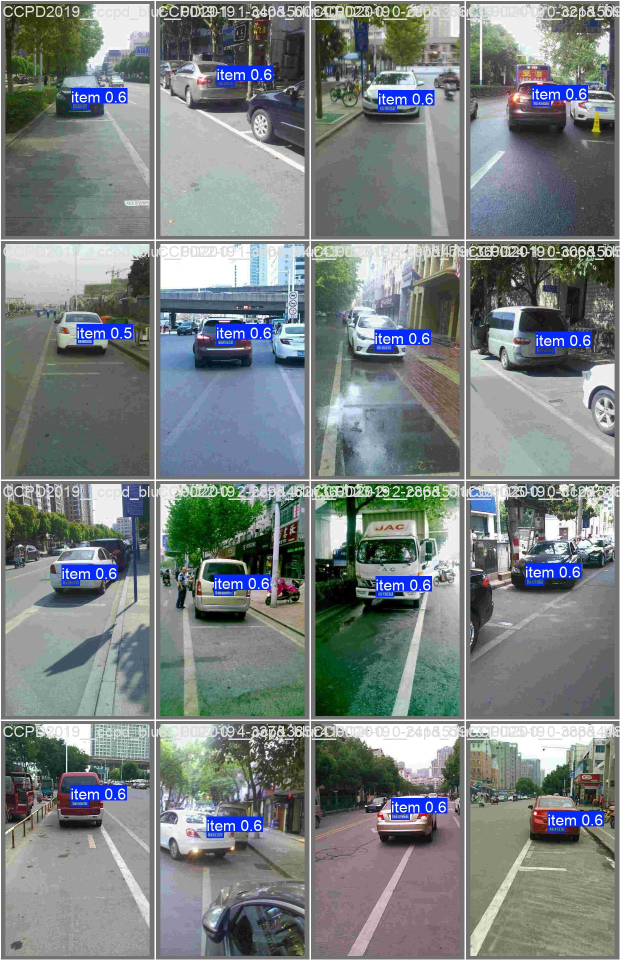
#> input picture runs/detect/val/val_batch0_pred.jpg, 1240 x 1920 px (shown at 1/2 size)
$ python -i cv_baseline.py   (imports and definitions only)   (older library calls are emulated)
#> lines starting #> are read from the running program, lines starting #| are printed output that depends on the picture; after the words box and inside, x2 and y2 are one past the last pixel; in counts of white or black regions, pixels touching at a corner belong together
#> further down, picture is the input picture: shape (1920, 1240, 3); mean B, G, R 129.7, 129.3, 121.8
from __future__ import annotations

from dataclasses import dataclass
from typing import Optional

import cv2
import numpy as np

from .metrics import Box
from .utils import safe_div


@dataclass
class Detection:
    box: Optional[Box]
    score: float
    debug: dict


class CVPlateDetector:
    """
    Classical CV baseline
    """

    def __init__(
        self,
        max_side: int = 960,
        min_area_norm: float = 0.001,
        max_area_norm: float = 0.25,
        ar_min: float = 2.0,
        ar_max: float = 6.5,
    ):
        self.max_side = int(max_side)
        self.min_area_norm = float(min_area_norm)
        self.max_area_norm = float(max_area_norm)
        self.ar_min = float(ar_min)
        self.ar_max = float(ar_max)

        self.clahe = cv2.createCLAHE(clipLimit=2.0, tileGridSize=(8, 8))

    def detect(self, img_bgr: np.ndarray) -> Detection:
        h0, w0 = img_bgr.shape[:2]
        scale = 1.0
        if max(h0, w0) > self.max_side:
            scale = self.max_side / float(max(h0, w0))
            img = cv2.resize(img_bgr, (int(w0 * scale), int(h0 * scale)), interpolation=cv2.INTER_AREA)
        else:
            img = img_bgr

        h, w = img.shape[:2]
        img_area = float(w * h)

        gray = cv2.cvtColor(img, cv2.COLOR_BGR2GRAY)
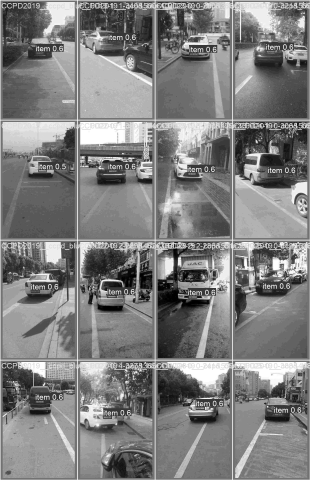
#> gray: shape (960, 620) (shown at 1/2 size); min 0, max 255, mean 127.2
        gray = self.clahe.apply(gray)
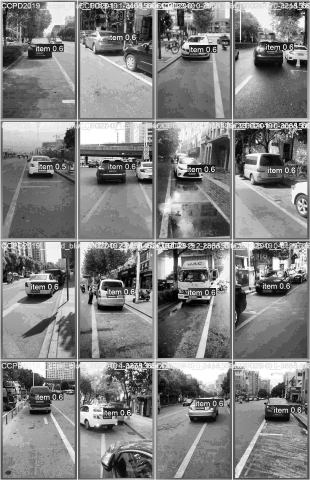
#> gray: shape (960, 620) (shown at 1/2 size); min 1, max 255, mean 129.7
        gray_blur = cv2.GaussianBlur(gray, (5, 5), 0)

        sobelx = cv2.Sobel(gray_blur, cv2.CV_16S, 1, 0, ksize=3)
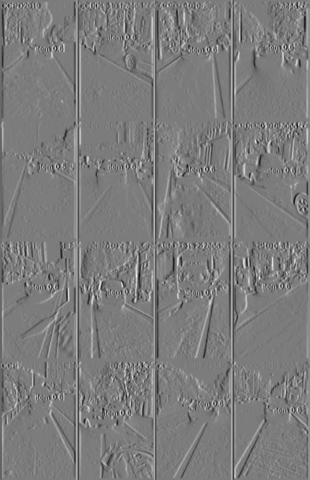
#> sobelx: shape (960, 620) int16 (shown at 1/2 size); min -533, max 560, mean -0.2; drawn with min black and max white
        sobelx = cv2.convertScaleAbs(sobelx)
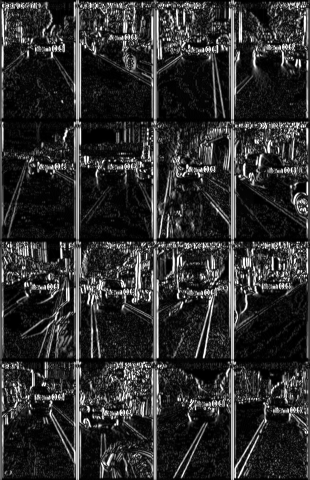
#> sobelx: shape (960, 620) (shown at 1/2 size); min 0, max 255, mean 45.9

        _, thr = cv2.threshold(sobelx, 0, 255, cv2.THRESH_BINARY + cv2.THRESH_OTSU)
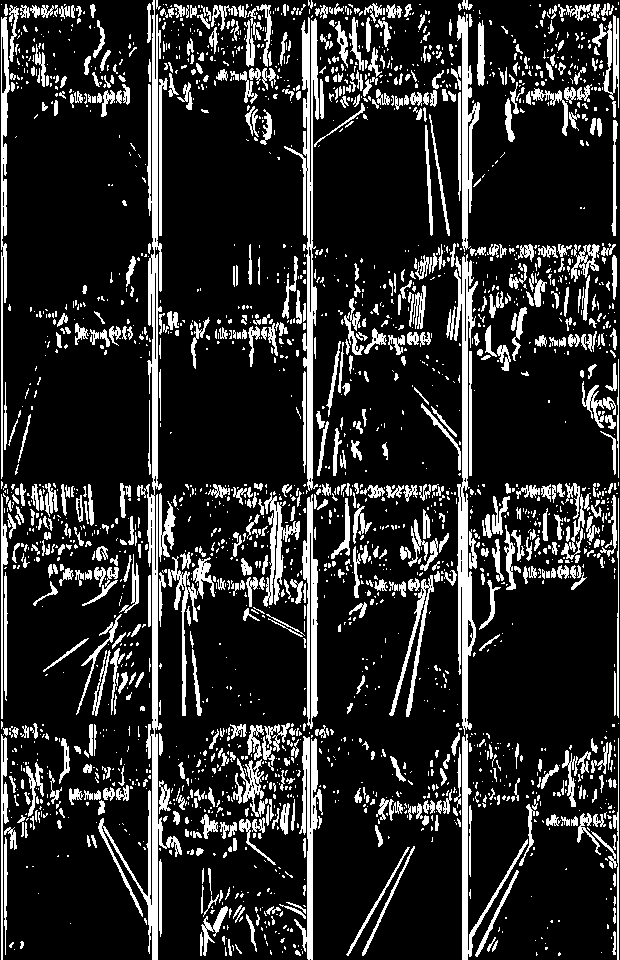
#> thr: shape (960, 620); 16.9% white; 2482 white regions (1760 under 20 px), largest, box (x1, y1, x2, y2) and area: (98, 0, 182, 960) 7968, (454, 254, 478, 735) 4195, (284, 17, 319, 491) 3893

        kernel = cv2.getStructuringElement(cv2.MORPH_RECT, (17, 3))
        closed = cv2.morphologyEx(thr, cv2.MORPH_CLOSE, kernel, iterations=2)
#> closed: shape (960, 620); 48.8% white; 23 white regions (15 under 20 px), largest, box (x1, y1, x2, y2) and area: (0, 0, 620, 960) 288792, (346, 825, 415, 956) 1621, (536, 943, 561, 956) 117

        kernel2 = cv2.getStructuringElement(cv2.MORPH_RECT, (3, 3))
        closed = cv2.morphologyEx(closed, cv2.MORPH_OPEN, kernel2, iterations=1)
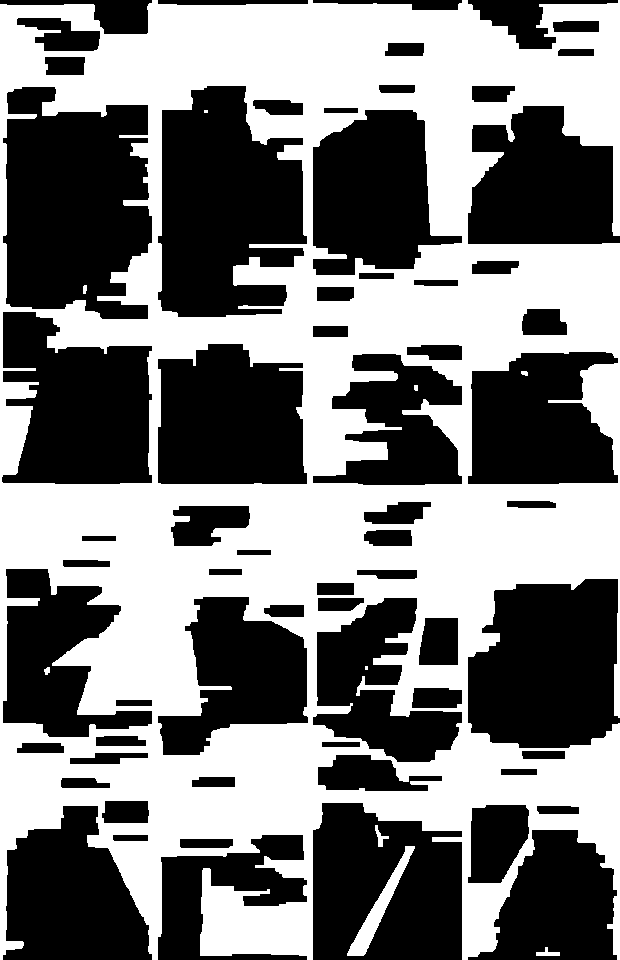
#> closed: shape (960, 620); 48.5% white; 10 white regions (2 under 20 px)

        contours, _ = cv2.findContours(closed, cv2.RETR_EXTERNAL, cv2.CHAIN_APPROX_SIMPLE)
#> contours = 4 contours; box (x1, y1, x2, y2) and area: (0, 0, 620, 960) 488803, (347, 846, 415, 956) 1362, (375, 825, 389, 847) 82, (536, 947, 560, 956) 80

        best = None
        best_score = 0.0
        debug_best = {}

        edges = cv2.Canny(gray_blur, 80, 200)
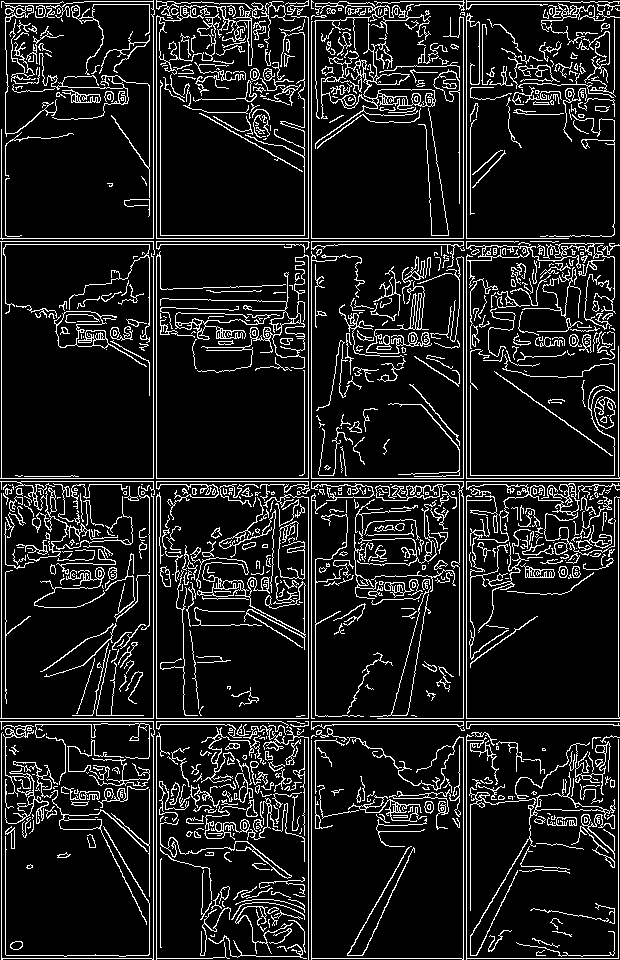
#> edges: shape (960, 620); 11.9% white in thin lines or dots

        for cnt in contours:
            x, y, ww, hh = cv2.boundingRect(cnt)
            if ww <= 0 or hh <= 0:
                continue

            area_norm = (ww * hh) / img_area
            if area_norm < self.min_area_norm or area_norm > self.max_area_norm:
                continue

            ar = ww / float(hh)
            if ar < self.ar_min or ar > self.ar_max:
                continue

            cnt_area = cv2.contourArea(cnt)
            rect_area = float(ww * hh)
            rectangularity = safe_div(cnt_area, rect_area, default=0.0)
            roi = edges[y:y+hh, x:x+ww]
            edge_density = float(np.mean(roi > 0)) if roi.size else 0.0
            ratio_score = float(np.exp(-abs(np.log(ar / 3.5))))
            score = 0.50 * rectangularity + 0.30 * ratio_score + 0.20 * edge_density

            if score > best_score:
                best_score = score
                best = (x, y, x + ww, y + hh)
                debug_best = {
                    "rectangularity": rectangularity,
                    "ratio_score": ratio_score,
                    "edge_density": edge_density,
                    "area_norm": area_norm,
                    "aspect_ratio": ar,
                }
#> this loop made 4 passes
#> (x, y, ww, hh, area_norm) on passes 1, 3, 4: (536, 947, 24, 9, 0.000363), (375, 825, 14, 22, 0.000517), (0, 0, 620, 960, 1)
#> after the loop, best_score = 0; debug_best = 0 items
        if best is None:
            return Detection(box=None, score=0.0, debug={"reason": "no_candidates", "scale": scale})
        x1, y1, x2, y2 = best
        if scale != 1.0:
            x1 = x1 / scale
            y1 = y1 / scale
            x2 = x2 / scale
            y2 = y2 / scale
        box = Box(float(x1), float(y1), float(x2), float(y2))
        score = float(np.clip(best_score, 0.0, 1.0))
        debug_best["scale"] = scale
        debug_best["w0"] = w0
        debug_best["h0"] = h0
        return Detection(box=box, score=score, debug=debug_best)

>>> import cv2
>>> picture = cv2.imread('../runs/detect/val/val_batch0_pred.jpg')
>>> result = CVPlateDetector().detect(picture)

$ run again, on runs/detect/val/val_batch1_pred.jpg
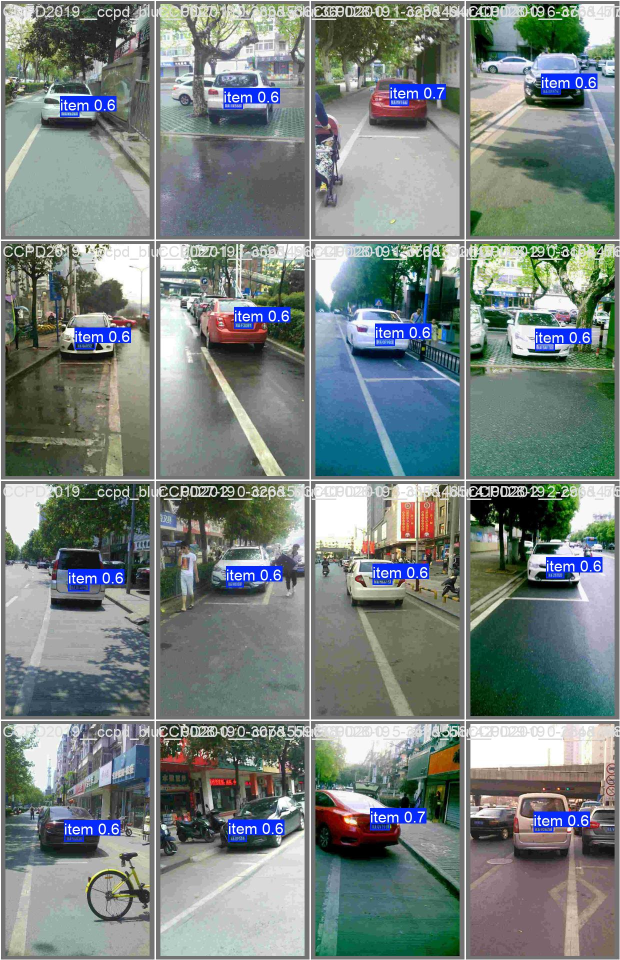
#> input picture runs/detect/val/val_batch1_pred.jpg, 1240 x 1920 px (shown at 1/2 size)
#> picture is the input picture: shape (1920, 1240, 3); mean B, G, R 127.6, 129.9, 119.1
#> in detect, `_, thr = cv2.threshold(sobelx, 0, 255, cv2.THRESH_BINARY + cv2.THRESH_..`:
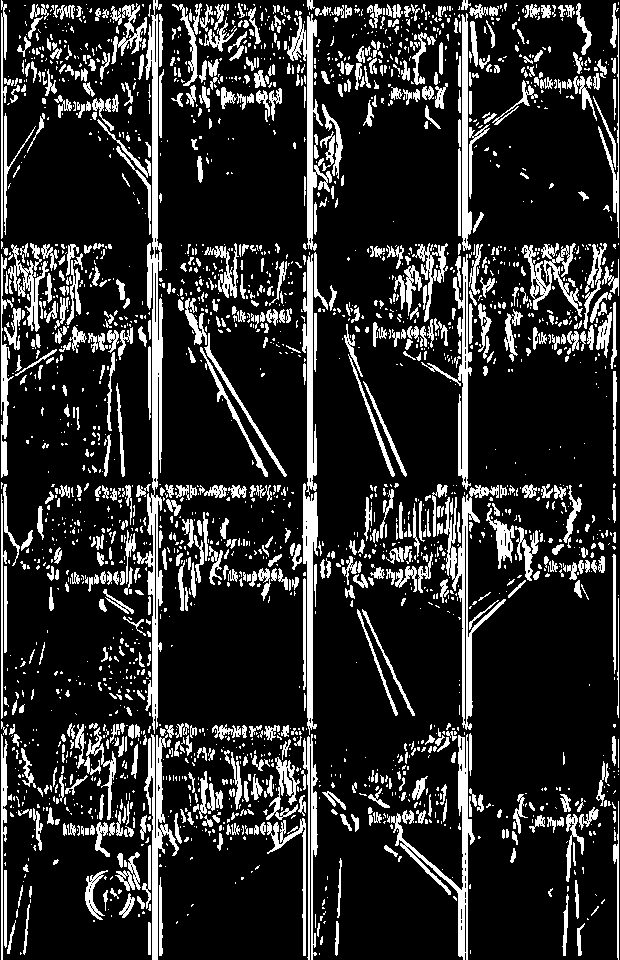
#> thr: shape (960, 620); 17.4% white; 2569 white regions (1805 under 20 px), largest, box (x1, y1, x2, y2) and area: (137, 0, 163, 734) 5676, (444, 485, 506, 730) 2750, (391, 734, 475, 960) 2531
#> contours = 5 contours, 2 with area under 20; largest, box (x1, y1, x2, y2) and area: (0, 0, 620, 960) 472846, (511, 851, 516, 862) 28, (521, 168, 526, 176) 26
#> in detect, `edges = cv2.Canny(gray_blur, 80, 200)`:
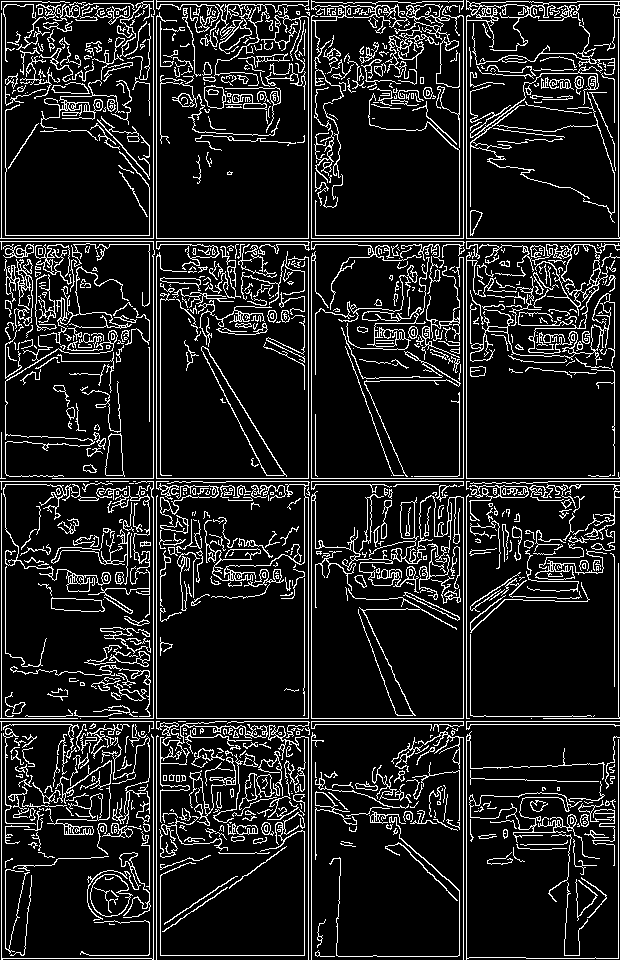
#> edges: shape (960, 620); 12.5% white in thin lines or dots
#> the loop in detect, `for cnt in contours:` made 5 passes
#> (x, y, ww, hh, area_norm) on passes 1, 2, 4: (511, 851, 5, 11, 9.24e-05), (613, 724, 7, 4, 4.7e-05), (521, 168, 5, 8, 6.72e-05)
#> after the loop in detect, `for cnt in contours:`: best_score = 0; debug_best = 0 items

$ run again, on runs/detect/val/val_batch2_pred.jpg
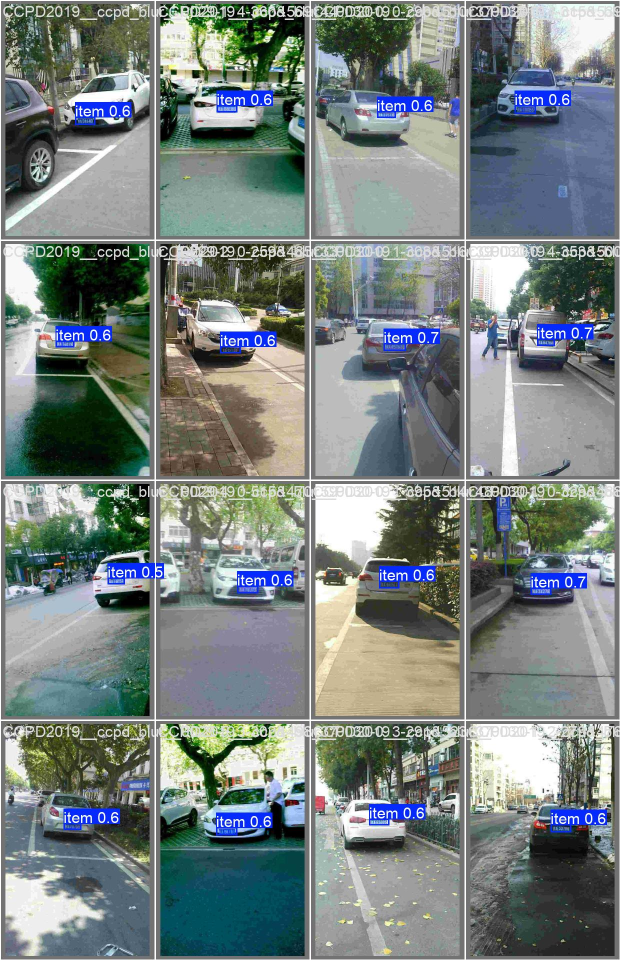
#> input picture runs/detect/val/val_batch2_pred.jpg, 1240 x 1920 px (shown at 1/2 size)
#> picture is the input picture: shape (1920, 1240, 3); mean B, G, R 127.5, 129.5, 119.6
#> in detect, `_, thr = cv2.threshold(sobelx, 0, 255, cv2.THRESH_BINARY + cv2.THRESH_..`:
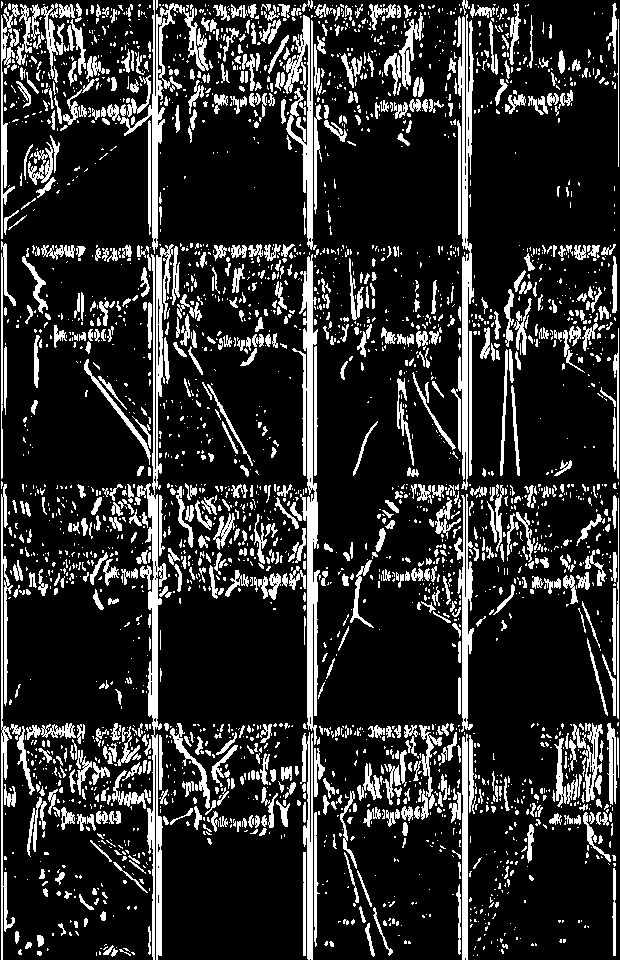
#> thr: shape (960, 620); 17.6% white; 3024 white regions (2223 under 20 px), largest, box (x1, y1, x2, y2) and area: (135, 244, 174, 960) 5646, (292, 254, 320, 745) 4423, (451, 14, 474, 490) 3674
#> contours = 9 contours, 5 with area under 20; largest, box (x1, y1, x2, y2) and area: (0, 0, 620, 960) 507866, (52, 911, 106, 936) 362, (557, 182, 580, 197) 152, (614, 186, 620, 191) 20
#> edges: shape (960, 620); 13.1% white in thin lines or dots
#> the loop in detect, `for cnt in contours:` made 9 passes
#> (cnt, x, y, ww, hh, area_norm) on passes 2, 4, 5, 6, 7: ([[422, 915], [422, 917], [424, 917], [424, 915]], 422, 915, 3, 3, 1.51e-05), ([[62, 865], [62, 867], [64, 867], [64, 865]], 62, 865, 3, 3, 1.51e-05), ([[394, 859], [394, 861], [397, 861], [397, 859]], 394, 859, 4, 3, 2.02e-05), ([[614, 204], [614, 206], [619, 206], [619, 204]], 614, 204, 6, 3, 3.02e-05), ([[614, 186], [614, 190], [619, 190], [619, 186]], 614, 186, 6, 5, 5.04e-05)
#> pass 3, in detect, `roi = edges[y:y+hh, x:x+ww]`:
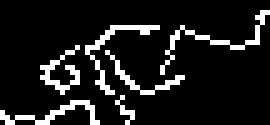
#> roi: shape (25, 54) (shown 5 times larger); 11.4% white in thin lines or dots
#> after the loop in detect, `for cnt in contours:`: best_score = 0.342
#> in detect, `x1, y1, x2, y2 = best`: x1 = 52; y1 = 911; x2 = 106; y2 = 936
#> in detect, `x1 = x1 / scale`: x1 = 104
#> in detect, `y1 = y1 / scale`: y1 = 1822
#> in detect, `x2 = x2 / scale`: x2 = 212
#> in detect, `y2 = y2 / scale`: y2 = 1872
